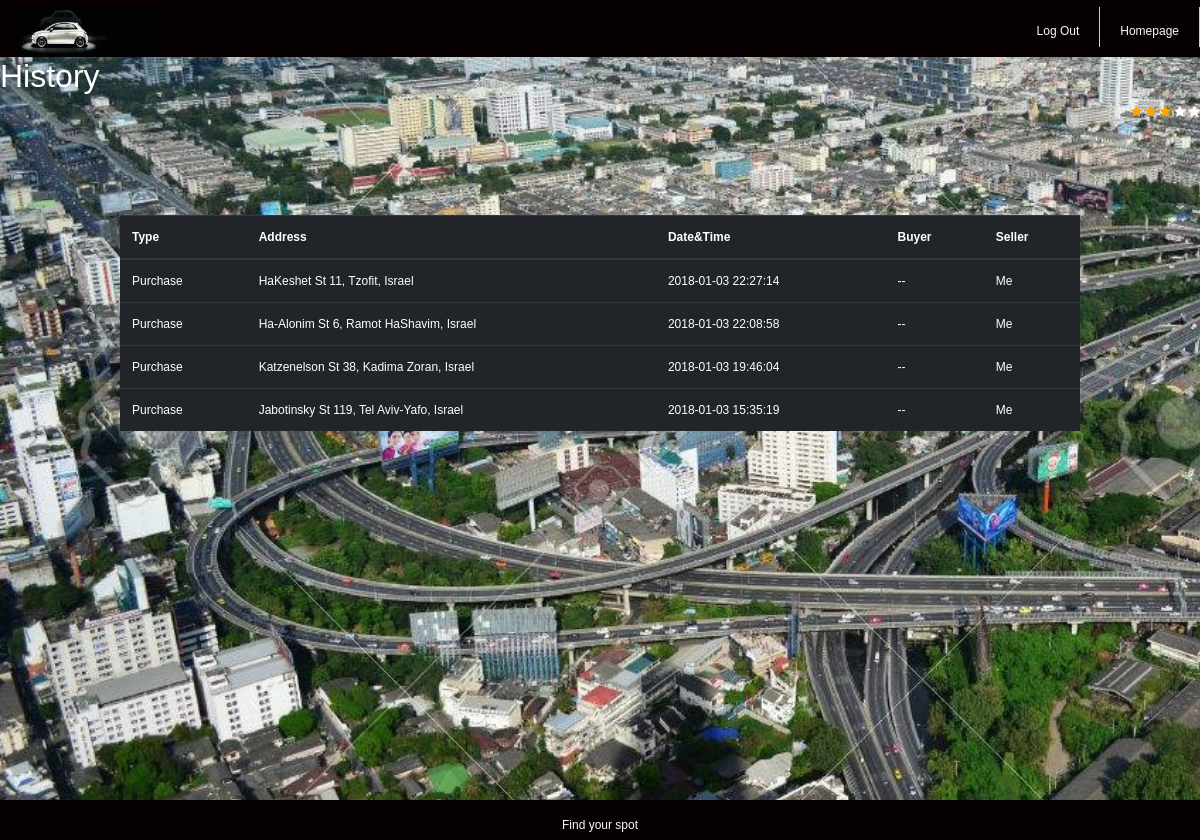
Page /history/ (signed in) on the committed database.
### polls/models.py (models this page shows, shortened)
class Purchase(models.Model):
	buyer_id	= models.IntegerField(default=-1) 	# user id
	seller_id	= models.IntegerField(default=-1) 	# user id
	cost 		= models.IntegerField(default=10)
	parking_time 	= models.CharField(max_length=200, default="") #  max 30 minutes from the offering time
	status 		= models.CharField(max_length=200, default="available") # available, in process, done, canceled, expired etc.
	parking_rate 	= models.DecimalField(max_digits=3,decimal_places=2,default=Decimal('0.0000'))
	target_address 	= models.CharField(max_length=200) #string. full address
	target_address_lat = models.CharField(max_length=2000)
	target_address_lng = models.CharField(max_length=2000)
	parking_address = models.CharField(max_length=200) #string. full address
	parking_address_lat = models.CharField(max_length=2000)
	parking_address_lng = models.CharField(max_length=2000)
	lock 			= threading.Lock()
	cond 			= threading.Condition(threading.Lock())
	pin_code		= models.CharField(max_length=2000, default="-1")
	attempt_failure = 0
	parking_actual_rank = models.DecimalField(max_digits=3,decimal_places=2,default=Decimal('0.0000'))
	def class_name(self):
    		return Purchase.__name__

### polls/views.py (the view)
# urls.py: url(r'^history/$', views.call_history, name='call_history'),
def call_history(request):
	sell_purchase = Purchase.objects.filter(seller_id = request.user.pk)
	buy_purchase = Purchase.objects.filter(buyer_id = request.user.pk)
	all_free_spot = FreeSpot.objects.all()
	free_spot = []
	for spot in all_free_spot:
		reporters_ids_list = json.loads(reporters_ids_json)
		if request.user.pk in reporters_ids_list:
			free_spot.append(spot)
	all_history = list(sell_purchase) + list(buy_purchase) + list(free_spot)
	all_history.sort(key=lambda x: datetime.datetime.strptime(x.parking_time, "%Y-%m-%d %H:%M:%S") if x.class_name() == "Purchase" else datetime.datetime.strptime(x.last_report_time, "%Y-%m-%d %H:%M:%S"), reverse=True)
	history_as_table = []
	for element in all_history:
		address = element.parking_address
		if element.class_name() == "Purchase":
			elemnt_type = "Purchase"
			date_and_time = element.parking_time
			if (element.seller_id == request.user.pk):
				if (element.buyer_id == -1):
					buyer_username = "--"
				else:
					buyer_username = User.objects.get(pk = element.buyer_id).username
				seller_username = "Me"
			else:
				if (element.seller_id == -1):
					seller_username = "--"
				else:
					seller_username = User.objects.get(pk = element.seller_id).username
				buyer_username = "Me"
		else:
			elemnt_type = "Report"
			date_and_time = element.last_report_time
			buyer_username = "--"
			seller_username = "Me"
		current_row = [elemnt_type, address, date_and_time, buyer_username, seller_username]
		history_as_table.append(current_row)
	return render(request, 'polls/history.html', {'history_as_table':history_as_table})

### polls/templates/polls/history.html (shortened to what this page needs)
<!DOCTYPE html>
<html>
<head>
  <link rel="stylesheet" href="https://maxcdn.bootstrapcdn.com/bootstrap/4.0.0-beta.2/css/bootstrap.min.css">
	<link rel="stylesheet" href="https://cdnjs.cloudflare.com/ajax/libs/font-awesome/4.7.0/css/font-awesome.min.css">
</head>
<body>
	<div class="all_site">
	{% load static %}
	<link rel="stylesheet" type="text/css" href="{% static "polls/_css/History.css" %}">
    <div class="body">
        <header>
            <div class="logo">
                <img src="{% static "_images/cars.jpg" %}" height="49"/>
            </div>
            <nav>
                <ul>
                    <a href="{% url 'polls:homepage' %}"><li>Homepage</li></a>
                    <a href="{% url 'polls:logout' %}"><li>Log Out</li></a>
                </ul>
            </nav>
        </header>
  <h2>History</h2>
  <div class = "pull-right">
	<span class="fa fa-star checked"></span>
	<span class="fa fa-star checked"></span>
	<span class="fa fa-star checked"></span>
	<span class="fa fa-star"></span>
	<span class="fa fa-star"></span>
  </div>
  <table class="table table-dark">
    <thead>
      <tr>
	<th>Type</th>
	<th>Address</th>
	<th>Date&Time</th>
	<th>Buyer</th>
	<th>Seller</th>
      </tr>
    </thead>
    <tbody>
	{% for row in history_as_table %}
      		<tr>
        		<td>{{row.0}}</td>
        		<td>{{row.1}}</td>
        		<td>{{row.2}}</td>
        		<td>{{row.3}}</td>
        		<td>{{row.4}}</td>
      		</tr>
 	{% endfor %}
    </tbody>
  </table>
</div>
</body>
<footer>
	<p>Find your spot</p>
</footer>
</html>

### polls/static/polls/_css/History.css (style rules this page uses)
body { margin: 0; padding: 0; background: #fff; color: white; font-family: Arial; font-size: 12px; margin-left: 20px; }
.all_site { width: 100%; height: 100%; background-color:rgb(248, 246, 246); margin:0 auto }
.body header { height: 65px; float: left; width:100%; background:#070000; }
.body header .logo { float: left; text-align: left; margin-left:0; padding: 1rem; }
.body header nav { width:408px; float: right; margin-top: 15px; }
.body header nav ul { list-style-type: none; padding: 200; margin:auto; }
.body header nav ul li { display:inline-block; color: rgb(250, 248, 248); height:40px; padding:0 20px; line-height:49px; vertical-align:center; text-align: center; float: right; border-right: 1px solid #ccc; }
footer { position: absolute; background-color: #070000; right:0; bottom: 0; left:0; padding: 1rem; height: 40px; text-align: center; color: rgb(250, 248, 248); }
.table { width: 80%; margin-right: 10%; margin-left: 10%; margin-top: 10%; }
.body { width: 80%; margin-top: 1%; margin-left: 20px; margin-right: 40px; color: white; position: absolute; top: -20px; left: -20px; right: -40px; bottom: -10px; width: auto; height: auto; background-image:url("../_images/busy_street2.jpg"); background-size: cover; z-index: -1; }

### polls/templates/polls/history.html (style rules this page uses)
.checked { color: orange; }

### rows in the picture
Purchase: parking_address "HaKeshet St 11, Tzofit, Israel", parking_time "2018-01-03 22:27:14"
Purchase: parking_address "Ha-Alonim St 6, Ramot HaShavim, Israel", parking_time "2018-01-03 22:08:58"
Purchase: parking_address "Katzenelson St 38, Kadima Zoran, Israel", parking_time "2018-01-03 19:46:04"
Purchase: parking_address "Jabotinsky St 119, Tel Aviv-Yafo, Israel", parking_time "2018-01-03 15:35:19"

### other values in the picture
{{ row.0 }} "Purchase" "Purchase" "Purchase" "Purchase"
{{ row.3 }} "--" "--" "--" "--"
{{ row.4 }} "Me" "Me" "Me" "Me"
